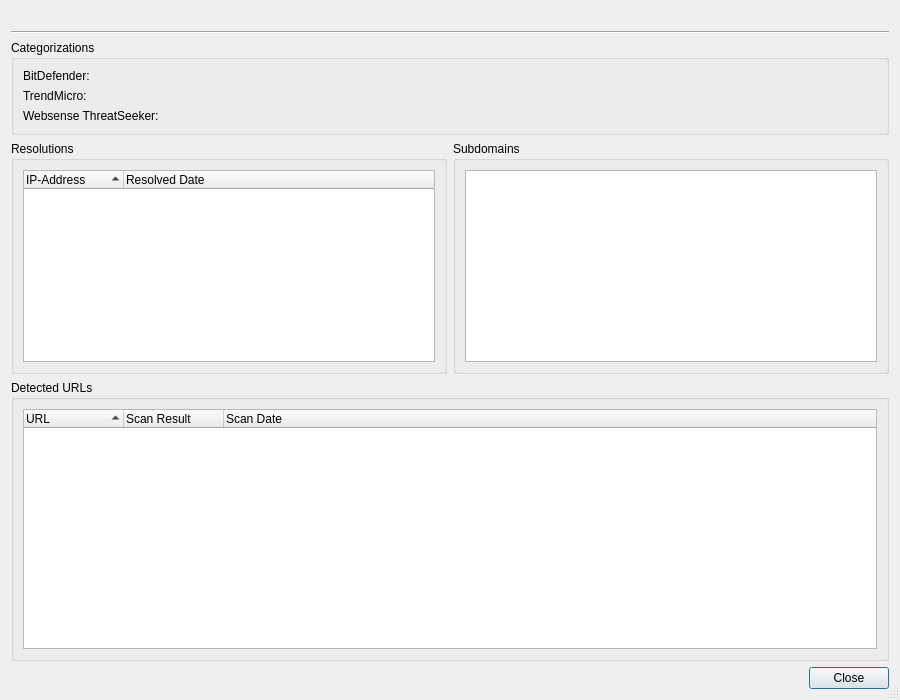
<?xml version="1.0" encoding="UTF-8"?>
<ui version="4.0">
 <class>VirusTotalDomainReportDialog</class>
 <widget class="QDialog" name="VirusTotalDomainReportDialog">
  <property name="geometry">
   <rect>
    <x>0</x>
    <y>0</y>
    <width>900</width>
    <height>700</height>
   </rect>
  </property>
  <property name="windowTitle">
   <string>Domain Report</string>
  </property>
  <property name="sizeGripEnabled">
   <bool>true</bool>
  </property>
  <layout class="QVBoxLayout" name="verticalLayout_4">
   <item>
    <widget class="QLabel" name="headerLabel"/>
   </item>
   <item>
    <widget class="Line" name="line9_3">
     <property name="frameShape">
      <enum>QFrame::HLine</enum>
     </property>
     <property name="frameShadow">
      <enum>QFrame::Sunken</enum>
     </property>
     <property name="orientation">
      <enum>Qt::Horizontal</enum>
     </property>
    </widget>
   </item>
   <item>
    <widget class="QGroupBox" name="groupBox">
     <property name="sizePolicy">
      <sizepolicy hsizetype="Preferred" vsizetype="Preferred">
       <horstretch>0</horstretch>
       <verstretch>0</verstretch>
      </sizepolicy>
     </property>
     <property name="title">
      <string>Categorizations</string>
     </property>
     <layout class="QHBoxLayout" name="horizontalLayout">
      <item>
       <layout class="QGridLayout" name="gridLayout">
        <item row="0" column="0">
         <widget class="QLabel" name="label">
          <property name="text">
           <string notr="true">BitDefender:</string>
          </property>
         </widget>
        </item>
        <item row="0" column="1">
         <widget class="QLabel" name="bdLabel">
          <property name="text">
           <string/>
          </property>
         </widget>
        </item>
        <item row="1" column="0">
         <widget class="QLabel" name="label_2">
          <property name="text">
           <string notr="true">TrendMicro:</string>
          </property>
         </widget>
        </item>
        <item row="1" column="1">
         <widget class="QLabel" name="tmLabel">
          <property name="text">
           <string/>
          </property>
         </widget>
        </item>
        <item row="2" column="0">
         <widget class="QLabel" name="label_3">
          <property name="text">
           <string notr="true">Websense ThreatSeeker:</string>
          </property>
         </widget>
        </item>
        <item row="2" column="1">
         <widget class="QLabel" name="wtsLabel">
          <property name="text">
           <string/>
          </property>
         </widget>
        </item>
       </layout>
      </item>
      <item>
       <spacer name="horizontalSpacer">
        <property name="orientation">
         <enum>Qt::Horizontal</enum>
        </property>
        <property name="sizeHint" stdset="0">
         <size>
          <width>690</width>
          <height>20</height>
         </size>
        </property>
       </spacer>
      </item>
     </layout>
    </widget>
   </item>
   <item>
    <layout class="QHBoxLayout" name="horizontalLayout_2">
     <item>
      <widget class="QGroupBox" name="resolutionsGroup">
       <property name="sizePolicy">
        <sizepolicy hsizetype="Preferred" vsizetype="Preferred">
         <horstretch>0</horstretch>
         <verstretch>4</verstretch>
        </sizepolicy>
       </property>
       <property name="title">
        <string>Resolutions</string>
       </property>
       <layout class="QVBoxLayout" name="verticalLayout_2">
        <item>
         <widget class="QTreeWidget" name="resolutionsList">
          <property name="alternatingRowColors">
           <bool>true</bool>
          </property>
          <property name="rootIsDecorated">
           <bool>false</bool>
          </property>
          <property name="sortingEnabled">
           <bool>true</bool>
          </property>
          <property name="allColumnsShowFocus">
           <bool>true</bool>
          </property>
          <column>
           <property name="text">
            <string>IP-Address</string>
           </property>
          </column>
          <column>
           <property name="text">
            <string>Resolved Date</string>
           </property>
          </column>
         </widget>
        </item>
       </layout>
      </widget>
     </item>
     <item>
      <widget class="QGroupBox" name="subdomainsGroup">
       <property name="sizePolicy">
        <sizepolicy hsizetype="Preferred" vsizetype="Preferred">
         <horstretch>0</horstretch>
         <verstretch>4</verstretch>
        </sizepolicy>
       </property>
       <property name="title">
        <string>Subdomains</string>
       </property>
       <layout class="QVBoxLayout" name="verticalLayout">
        <item>
         <widget class="QListWidget" name="subdomainsList">
          <property name="alternatingRowColors">
           <bool>true</bool>
          </property>
          <property name="sortingEnabled">
           <bool>true</bool>
          </property>
         </widget>
        </item>
       </layout>
      </widget>
     </item>
    </layout>
   </item>
   <item>
    <widget class="QGroupBox" name="detectedUrlsGroup">
     <property name="sizePolicy">
      <sizepolicy hsizetype="Preferred" vsizetype="Preferred">
       <horstretch>0</horstretch>
       <verstretch>2</verstretch>
      </sizepolicy>
     </property>
     <property name="title">
      <string>Detected URLs</string>
     </property>
     <layout class="QVBoxLayout" name="verticalLayout_3">
      <item>
       <widget class="QTreeWidget" name="urlsList">
        <property name="alternatingRowColors">
         <bool>true</bool>
        </property>
        <property name="rootIsDecorated">
         <bool>false</bool>
        </property>
        <property name="sortingEnabled">
         <bool>true</bool>
        </property>
        <property name="allColumnsShowFocus">
         <bool>true</bool>
        </property>
        <column>
         <property name="text">
          <string>URL</string>
         </property>
        </column>
        <column>
         <property name="text">
          <string>Scan Result</string>
         </property>
        </column>
        <column>
         <property name="text">
          <string>Scan Date</string>
         </property>
        </column>
       </widget>
      </item>
     </layout>
    </widget>
   </item>
   <item>
    <widget class="QDialogButtonBox" name="buttonBox">
     <property name="orientation">
      <enum>Qt::Horizontal</enum>
     </property>
     <property name="standardButtons">
      <set>QDialogButtonBox::Close</set>
     </property>
    </widget>
   </item>
  </layout>
 </widget>
 <tabstops>
  <tabstop>resolutionsList</tabstop>
  <tabstop>subdomainsList</tabstop>
  <tabstop>urlsList</tabstop>
 </tabstops>
 <resources/>
 <connections>
  <connection>
   <sender>buttonBox</sender>
   <signal>accepted()</signal>
   <receiver>VirusTotalDomainReportDialog</receiver>
   <slot>accept()</slot>
   <hints>
    <hint type="sourcelabel">
     <x>248</x>
     <y>254</y>
    </hint>
    <hint type="destinationlabel">
     <x>157</x>
     <y>274</y>
    </hint>
   </hints>
  </connection>
  <connection>
   <sender>buttonBox</sender>
   <signal>rejected()</signal>
   <receiver>VirusTotalDomainReportDialog</receiver>
   <slot>reject()</slot>
   <hints>
    <hint type="sourcelabel">
     <x>316</x>
     <y>260</y>
    </hint>
    <hint type="destinationlabel">
     <x>286</x>
     <y>274</y>
    </hint>
   </hints>
  </connection>
 </connections>
</ui>
